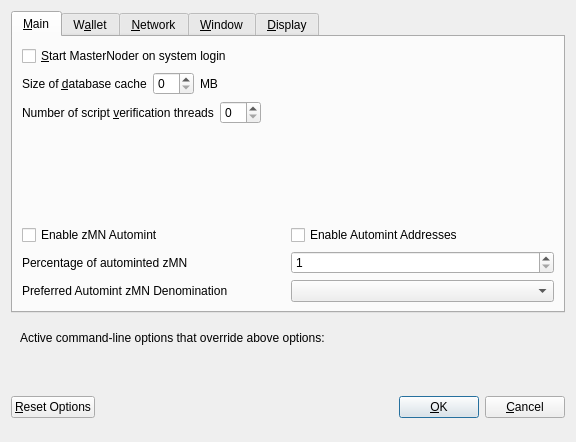
<?xml version="1.0" encoding="UTF-8"?>
<ui version="4.0">
 <class>OptionsDialog</class>
 <widget class="QDialog" name="OptionsDialog">
  <property name="geometry">
   <rect>
    <x>0</x>
    <y>0</y>
    <width>576</width>
    <height>442</height>
   </rect>
  </property>
  <property name="windowTitle">
   <string>Options</string>
  </property>
  <property name="modal">
   <bool>true</bool>
  </property>
  <layout class="QVBoxLayout" name="verticalLayout">
   <item>
    <widget class="QTabWidget" name="tabWidget">
     <property name="currentIndex">
      <number>0</number>
     </property>
     <widget class="QWidget" name="tabMain">
      <attribute name="title">
       <string>&amp;Main</string>
      </attribute>
      <layout class="QVBoxLayout" name="verticalLayout_Main">
       <item>
        <widget class="QCheckBox" name="bitcoinAtStartup">
         <property name="toolTip">
          <string>Automatically start MasterNoder after logging in to the system.</string>
         </property>
         <property name="text">
          <string>&amp;Start MasterNoder on system login</string>
         </property>
        </widget>
       </item>
       <item>
        <layout class="QHBoxLayout" name="horizontalLayout_2_Main">
         <item>
          <widget class="QLabel" name="databaseCacheLabel">
           <property name="text">
            <string>Size of &amp;database cache</string>
           </property>
           <property name="textFormat">
            <enum>Qt::PlainText</enum>
           </property>
           <property name="buddy">
            <cstring>databaseCache</cstring>
           </property>
          </widget>
         </item>
         <item>
          <widget class="QSpinBox" name="databaseCache"/>
         </item>
         <item>
          <widget class="QLabel" name="databaseCacheUnitLabel">
           <property name="text">
            <string>MB</string>
           </property>
           <property name="textFormat">
            <enum>Qt::PlainText</enum>
           </property>
          </widget>
         </item>
         <item>
          <spacer name="horizontalSpacer_2_Main">
           <property name="orientation">
            <enum>Qt::Horizontal</enum>
           </property>
           <property name="sizeHint" stdset="0">
            <size>
             <width>40</width>
             <height>20</height>
            </size>
           </property>
          </spacer>
         </item>
        </layout>
       </item>
       <item>
        <layout class="QHBoxLayout" name="horizontalLayout_3_Main">
         <item>
          <widget class="QLabel" name="threadsScriptVerifLabel">
           <property name="text">
            <string>Number of script &amp;verification threads</string>
           </property>
           <property name="textFormat">
            <enum>Qt::PlainText</enum>
           </property>
           <property name="buddy">
            <cstring>threadsScriptVerif</cstring>
           </property>
          </widget>
         </item>
         <item>
          <widget class="QSpinBox" name="threadsScriptVerif">
           <property name="toolTip">
            <string>(0 = auto, &lt;0 = leave that many cores free)</string>
           </property>
          </widget>
         </item>
         <item>
          <spacer name="horizontalSpacer_3_Main">
           <property name="orientation">
            <enum>Qt::Horizontal</enum>
           </property>
           <property name="sizeHint" stdset="0">
            <size>
             <width>40</width>
             <height>20</height>
            </size>
           </property>
          </spacer>
         </item>
        </layout>
       </item>
       <item>
        <spacer name="verticalSpacer_2">
         <property name="orientation">
          <enum>Qt::Vertical</enum>
         </property>
         <property name="sizeHint" stdset="0">
          <size>
           <width>20</width>
           <height>40</height>
          </size>
         </property>
        </spacer>
       </item>
       <item>
        <widget class="QWidget" name="verticalZmnOptionsWidget" native="true">
         <layout class="QVBoxLayout" name="verticalZmnOptionsLayout">
          <property name="margin">
           <number>0</number>
          </property>
          <item>
           <layout class="QHBoxLayout" name="horizontalAutomintingLayout">
            <item>
             <widget class="QCheckBox" name="checkBoxZeromintEnable">
              <property name="toolTip">
               <string>Enable automatic minting of MN units to zMN</string>
              </property>
              <property name="layoutDirection">
               <enum>Qt::LeftToRight</enum>
              </property>
              <property name="text">
               <string>Enable zMN Automint</string>
              </property>
             </widget>
            </item>
            <item>
             <widget class="QCheckBox" name="checkBoxZeromintAddresses">
              <property name="toolTip">
               <string>Enable automatic zMN minting from specific addresses</string>
              </property>
              <property name="layoutDirection">
               <enum>Qt::LeftToRight</enum>
              </property>
              <property name="text">
               <string>Enable Automint Addresses</string>
              </property>
             </widget>
            </item>
           </layout>
          </item>
          <item>
           <layout class="QHBoxLayout" name="horizontalZmintPercentageLayout">
            <item>
             <widget class="QLabel" name="percentage_label">
              <property name="toolTip">
               <string>Percentage of incoming MN which get automatically converted to zMN via Zerocoin Protocol (min: 10%)</string>
              </property>
              <property name="text">
               <string>Percentage of autominted zMN</string>
              </property>
             </widget>
            </item>
            <item>
             <widget class="QSpinBox" name="zeromintPercentage">
              <property name="minimum">
               <number>1</number>
              </property>
              <property name="maximum">
               <number>100</number>
              </property>
             </widget>
            </item>
           </layout>
          </item>
          <item>
           <layout class="QHBoxLayout" name="horizontalLayout" stretch="0,0">
            <property name="sizeConstraint">
             <enum>QLayout::SetFixedSize</enum>
            </property>
            <item>
             <widget class="QLabel" name="labelPreferredDenom">
              <property name="maximumSize">
               <size>
                <width>16777215</width>
                <height>16777215</height>
               </size>
              </property>
              <property name="toolTip">
               <string>Wait with automatic conversion to Zerocoin until enough MN for this denomination is available</string>
              </property>
              <property name="text">
               <string>Preferred Automint zMN Denomination</string>
              </property>
             </widget>
            </item>
            <item>
             <widget class="QComboBox" name="preferredDenom">
              <property name="maximumSize">
               <size>
                <width>16777215</width>
                <height>27</height>
               </size>
              </property>
              <property name="toolTip">
               <string>Wait with automatic conversion to Zerocoin until enough MN for this denomination is available</string>
              </property>
              <property name="maxVisibleItems">
               <number>9</number>
              </property>
              <property name="maxCount">
               <number>9</number>
              </property>
             </widget>
            </item>
           </layout>
          </item>
         </layout>
        </widget>
       </item>
      </layout>
     </widget>
     <widget class="QWidget" name="tabWallet">
      <attribute name="title">
       <string>W&amp;allet</string>
      </attribute>
      <layout class="QVBoxLayout" name="verticalLayout_Wallet">
       <item>
        <layout class="QHBoxLayout" name="horizontalLayout_2_Wallet">
         <item>
          <widget class="QLabel" name="labelStakeSplitThresholdText">
           <property name="text">
            <string>Stake split threshold:</string>
           </property>
          </widget>
         </item>
         <item>
          <widget class="QSpinBox" name="spinBoxStakeSplitThreshold">
           <property name="minimum">
            <number>1</number>
           </property>
           <property name="maximum">
            <number>999999</number>
           </property>
          </widget>
         </item>
        </layout>
       </item>
       <item>
        <widget class="QGroupBox" name="groupBox">
         <property name="title">
          <string>Expert</string>
         </property>
         <layout class="QVBoxLayout" name="verticalLayout_2">
          <item>
           <widget class="QCheckBox" name="coinControlFeatures">
            <property name="toolTip">
             <string>Whether to show coin control features or not.</string>
            </property>
            <property name="text">
             <string>Enable coin &amp;control features</string>
            </property>
           </widget>
          </item>
          <item>
           <widget class="QCheckBox" name="showMasternodesTab">
            <property name="toolTip">
             <string>Show additional tab listing all your masternodes in first sub-tab&lt;br/&gt;and all masternodes on the network in second sub-tab.</string>
            </property>
            <property name="text">
             <string>Show Masternodes Tab</string>
            </property>
           </widget>
          </item>
          <item>
           <widget class="QCheckBox" name="spendZeroConfChange">
            <property name="toolTip">
             <string>If you disable the spending of unconfirmed change, the change from a transaction&lt;br/&gt;cannot be used until that transaction has at least one confirmation.&lt;br/&gt;This also affects how your balance is computed.</string>
            </property>
            <property name="text">
             <string>&amp;Spend unconfirmed change</string>
            </property>
           </widget>
          </item>
         </layout>
        </widget>
       </item>
       <item>
        <spacer name="verticalSpacer_Wallet">
         <property name="orientation">
          <enum>Qt::Vertical</enum>
         </property>
         <property name="sizeHint" stdset="0">
          <size>
           <width>20</width>
           <height>40</height>
          </size>
         </property>
        </spacer>
       </item>
      </layout>
     </widget>
     <widget class="QWidget" name="tabNetwork">
      <attribute name="title">
       <string>&amp;Network</string>
      </attribute>
      <layout class="QVBoxLayout" name="verticalLayout_Network">
       <item>
        <widget class="QCheckBox" name="mapPortUpnp">
         <property name="toolTip">
          <string>Automatically open the MasterNoder client port on the router. This only works when your router supports UPnP and it is enabled.</string>
         </property>
         <property name="text">
          <string>Map port using &amp;UPnP</string>
         </property>
        </widget>
       </item>
       <item>
        <widget class="QCheckBox" name="allowIncoming">
         <property name="toolTip">
          <string>Accept connections from outside</string>
         </property>
         <property name="text">
          <string>Allow incoming connections</string>
         </property>
        </widget>
       </item>
       <item>
        <widget class="QCheckBox" name="connectSocks">
         <property name="toolTip">
          <string>Connect to the MasterNoder network through a SOCKS5 proxy.</string>
         </property>
         <property name="text">
          <string>&amp;Connect through SOCKS5 proxy (default proxy):</string>
         </property>
        </widget>
       </item>
       <item>
        <layout class="QHBoxLayout" name="horizontalLayout_1_Network">
         <item>
          <widget class="QLabel" name="proxyIpLabel">
           <property name="text">
            <string>Proxy &amp;IP:</string>
           </property>
           <property name="textFormat">
            <enum>Qt::PlainText</enum>
           </property>
           <property name="buddy">
            <cstring>proxyIp</cstring>
           </property>
          </widget>
         </item>
         <item>
          <widget class="QValidatedLineEdit" name="proxyIp">
           <property name="minimumSize">
            <size>
             <width>140</width>
             <height>0</height>
            </size>
           </property>
           <property name="maximumSize">
            <size>
             <width>140</width>
             <height>16777215</height>
            </size>
           </property>
           <property name="toolTip">
            <string>IP address of the proxy (e.g. IPv4: 127.0.0.1 / IPv6: ::1)</string>
           </property>
          </widget>
         </item>
         <item>
          <widget class="QLabel" name="proxyPortLabel">
           <property name="text">
            <string>&amp;Port:</string>
           </property>
           <property name="textFormat">
            <enum>Qt::PlainText</enum>
           </property>
           <property name="buddy">
            <cstring>proxyPort</cstring>
           </property>
          </widget>
         </item>
         <item>
          <widget class="QLineEdit" name="proxyPort">
           <property name="minimumSize">
            <size>
             <width>55</width>
             <height>0</height>
            </size>
           </property>
           <property name="maximumSize">
            <size>
             <width>55</width>
             <height>16777215</height>
            </size>
           </property>
           <property name="toolTip">
            <string>Port of the proxy (e.g. 9050)</string>
           </property>
          </widget>
         </item>
         <item>
          <spacer name="horizontalSpacer_1_Network">
           <property name="orientation">
            <enum>Qt::Horizontal</enum>
           </property>
           <property name="sizeHint" stdset="0">
            <size>
             <width>40</width>
             <height>20</height>
            </size>
           </property>
          </spacer>
         </item>
        </layout>
       </item>
       <item>
        <spacer name="verticalSpacer_Network">
         <property name="orientation">
          <enum>Qt::Vertical</enum>
         </property>
         <property name="sizeHint" stdset="0">
          <size>
           <width>20</width>
           <height>40</height>
          </size>
         </property>
        </spacer>
       </item>
      </layout>
     </widget>
     <widget class="QWidget" name="tabWindow">
      <attribute name="title">
       <string>&amp;Window</string>
      </attribute>
      <layout class="QVBoxLayout" name="verticalLayout_Window">
       <item>
        <widget class="QCheckBox" name="minimizeToTray">
         <property name="toolTip">
          <string>Show only a tray icon after minimizing the window.</string>
         </property>
         <property name="text">
          <string>&amp;Minimize to the tray instead of the taskbar</string>
         </property>
        </widget>
       </item>
       <item>
        <widget class="QCheckBox" name="minimizeOnClose">
         <property name="toolTip">
          <string>Minimize instead of exit the application when the window is closed. When this option is enabled, the application will be closed only after selecting Quit in the menu.</string>
         </property>
         <property name="text">
          <string>M&amp;inimize on close</string>
         </property>
        </widget>
       </item>
       <item>
        <spacer name="verticalSpacer_Window">
         <property name="orientation">
          <enum>Qt::Vertical</enum>
         </property>
         <property name="sizeHint" stdset="0">
          <size>
           <width>20</width>
           <height>40</height>
          </size>
         </property>
        </spacer>
       </item>
      </layout>
     </widget>
     <widget class="QWidget" name="tabDisplay">
      <attribute name="title">
       <string>&amp;Display</string>
      </attribute>
      <layout class="QVBoxLayout" name="verticalLayout_Display">
       <item>
        <layout class="QHBoxLayout" name="horizontalLayout_1_Display">
         <item>
          <widget class="QLabel" name="langLabel">
           <property name="text">
            <string>User Interface &amp;language:</string>
           </property>
           <property name="textFormat">
            <enum>Qt::PlainText</enum>
           </property>
           <property name="buddy">
            <cstring>lang</cstring>
           </property>
          </widget>
         </item>
         <item>
          <widget class="QValueComboBox" name="lang">
           <property name="toolTip">
            <string>The user interface language can be set here. This setting will take effect after restarting MasterNoder.</string>
           </property>
          </widget>
         </item>
        </layout>
       </item>
       <item>
        <widget class="QLabel" name="label_3">
         <property name="toolTip">
          <string notr="true"/>
         </property>
         <property name="statusTip">
          <string notr="true"/>
         </property>
         <property name="whatsThis">
          <string notr="true"/>
         </property>
         <property name="accessibleName">
          <string notr="true"/>
         </property>
         <property name="text">
          <string>Language missing or translation incomplete? Help contributing translations here:
https://www.transifex.com/masternoder-project/masternoder-project-translations</string>
         </property>
         <property name="wordWrap">
          <bool>true</bool>
         </property>
         <property name="openExternalLinks">
          <bool>true</bool>
         </property>
         <property name="textInteractionFlags">
          <set>Qt::TextBrowserInteraction</set>
         </property>
        </widget>
       </item>
       <item>
        <layout class="QHBoxLayout" name="horizontalLayout_2_Display" stretch="0,0">
         <item>
          <widget class="QLabel" name="themeLabel">
           <property name="text">
            <string>User Interface Theme:</string>
           </property>
          </widget>
         </item>
         <item>
          <widget class="QValueComboBox" name="theme"/>
         </item>
        </layout>
       </item>
       <item>
        <widget class="QWidget" name="verticalZmnDisplayWidget" native="true">
         <layout class="QVBoxLayout" name="verticalZmnDisplayLayout">
          <property name="margin">
           <number>0</number>
          </property>
          <item>
           <widget class="Line" name="line">
            <property name="orientation">
             <enum>Qt::Horizontal</enum>
            </property>
           </widget>
          </item>
          <item>
           <layout class="QHBoxLayout" name="horizontalLayout_3_Display">
            <item>
             <widget class="QLabel" name="unitLabel">
              <property name="text">
               <string>Unit to show amounts in:</string>
              </property>
              <property name="textFormat">
               <enum>Qt::PlainText</enum>
              </property>
             </widget>
            </item>
            <item>
             <widget class="QValueComboBox" name="unit">
              <property name="toolTip">
               <string>Choose the default subdivision unit to show in the interface and when sending coins.</string>
              </property>
             </widget>
            </item>
           </layout>
          </item>
          <item>
           <layout class="QHBoxLayout" name="horizontalLayout_4_Display">
            <item>
             <widget class="QLabel" name="digitsLabel">
              <property name="text">
               <string>Decimal digits</string>
              </property>
             </widget>
            </item>
            <item>
             <widget class="QValueComboBox" name="digits"/>
            </item>
           </layout>
          </item>
          <item>
           <layout class="QHBoxLayout" name="horizontalLayout_5_Display">
            <item>
             <widget class="QCheckBox" name="checkBoxHideZeroBalances">
              <property name="toolTip">
               <string>Hide empty balances</string>
              </property>
              <property name="layoutDirection">
               <enum>Qt::LeftToRight</enum>
              </property>
              <property name="text">
               <string>Hide empty balances</string>
              </property>
             </widget>
            </item>
            <item>
             <widget class="QCheckBox" name="checkBoxHideOrphans">
              <property name="toolTip">
               <string>Hide orphan stakes in transaction lists</string>
              </property>
              <property name="text">
               <string>Hide orphan stakes</string>
              </property>
             </widget>
            </item>
            <item>
             <spacer name="horizontalSpacer">
              <property name="orientation">
               <enum>Qt::Horizontal</enum>
              </property>
              <property name="sizeHint" stdset="0">
               <size>
                <width>40</width>
                <height>20</height>
               </size>
              </property>
             </spacer>
            </item>
           </layout>
          </item>
          <item>
           <layout class="QHBoxLayout" name="horizontalLayout_6_Display">
            <item>
             <widget class="QLabel" name="thirdPartyTxUrlsLabel">
              <property name="toolTip">
               <string>Third party URLs (e.g. a block explorer) that appear in the transactions tab as context menu items. %s in the URL is replaced by transaction hash. Multiple URLs are separated by vertical bar |.</string>
              </property>
              <property name="text">
               <string>Third party transaction URLs</string>
              </property>
             </widget>
            </item>
            <item>
             <widget class="QLineEdit" name="thirdPartyTxUrls">
              <property name="toolTip">
               <string>Third party URLs (e.g. a block explorer) that appear in the transactions tab as context menu items. %s in the URL is replaced by transaction hash. Multiple URLs are separated by vertical bar |.</string>
              </property>
             </widget>
            </item>
           </layout>
          </item>
         </layout>
        </widget>
       </item>
       <item>
        <spacer name="verticalSpacer">
         <property name="orientation">
          <enum>Qt::Vertical</enum>
         </property>
         <property name="sizeHint" stdset="0">
          <size>
           <width>20</width>
           <height>40</height>
          </size>
         </property>
        </spacer>
       </item>
      </layout>
     </widget>
    </widget>
   </item>
   <item>
    <widget class="QFrame" name="frame">
     <layout class="QVBoxLayout" name="verticalLayout_Bottom">
      <item>
       <layout class="QHBoxLayout" name="horizontalLayout_Bottom">
        <item>
         <widget class="QLabel" name="overriddenByCommandLineInfoLabel">
          <property name="text">
           <string>Active command-line options that override above options:</string>
          </property>
          <property name="textFormat">
           <enum>Qt::PlainText</enum>
          </property>
         </widget>
        </item>
        <item>
         <spacer name="horizontalSpacer_Bottom">
          <property name="orientation">
           <enum>Qt::Horizontal</enum>
          </property>
          <property name="sizeHint" stdset="0">
           <size>
            <width>40</width>
            <height>20</height>
           </size>
          </property>
         </spacer>
        </item>
       </layout>
      </item>
      <item>
       <widget class="QLabel" name="overriddenByCommandLineLabel">
        <property name="text">
         <string/>
        </property>
        <property name="textFormat">
         <enum>Qt::PlainText</enum>
        </property>
        <property name="wordWrap">
         <bool>true</bool>
        </property>
       </widget>
      </item>
     </layout>
    </widget>
   </item>
   <item>
    <layout class="QHBoxLayout" name="horizontalLayout_Buttons">
     <item>
      <widget class="QPushButton" name="resetButton">
       <property name="toolTip">
        <string>Reset all client options to default.</string>
       </property>
       <property name="text">
        <string>&amp;Reset Options</string>
       </property>
       <property name="autoDefault">
        <bool>false</bool>
       </property>
      </widget>
     </item>
     <item>
      <spacer name="horizontalSpacer_1">
       <property name="orientation">
        <enum>Qt::Horizontal</enum>
       </property>
       <property name="sizeHint" stdset="0">
        <size>
         <width>40</width>
         <height>48</height>
        </size>
       </property>
      </spacer>
     </item>
     <item>
      <widget class="QLabel" name="statusLabel">
       <property name="minimumSize">
        <size>
         <width>200</width>
         <height>0</height>
        </size>
       </property>
       <property name="font">
        <font>
         <weight>75</weight>
         <bold>true</bold>
        </font>
       </property>
       <property name="text">
        <string/>
       </property>
       <property name="textFormat">
        <enum>Qt::PlainText</enum>
       </property>
       <property name="wordWrap">
        <bool>true</bool>
       </property>
      </widget>
     </item>
     <item>
      <spacer name="horizontalSpacer_2">
       <property name="orientation">
        <enum>Qt::Horizontal</enum>
       </property>
       <property name="sizeHint" stdset="0">
        <size>
         <width>40</width>
         <height>48</height>
        </size>
       </property>
      </spacer>
     </item>
     <item>
      <widget class="QPushButton" name="okButton">
       <property name="text">
        <string>&amp;OK</string>
       </property>
       <property name="autoDefault">
        <bool>false</bool>
       </property>
       <property name="default">
        <bool>true</bool>
       </property>
      </widget>
     </item>
     <item>
      <widget class="QPushButton" name="cancelButton">
       <property name="text">
        <string>&amp;Cancel</string>
       </property>
       <property name="autoDefault">
        <bool>false</bool>
       </property>
      </widget>
     </item>
    </layout>
   </item>
  </layout>
 </widget>
 <customwidgets>
  <customwidget>
   <class>QValidatedLineEdit</class>
   <extends>QLineEdit</extends>
   <header>qvalidatedlineedit.h</header>
  </customwidget>
  <customwidget>
   <class>QValueComboBox</class>
   <extends>QComboBox</extends>
   <header>qvaluecombobox.h</header>
  </customwidget>
 </customwidgets>
 <resources/>
 <connections/>
</ui>
